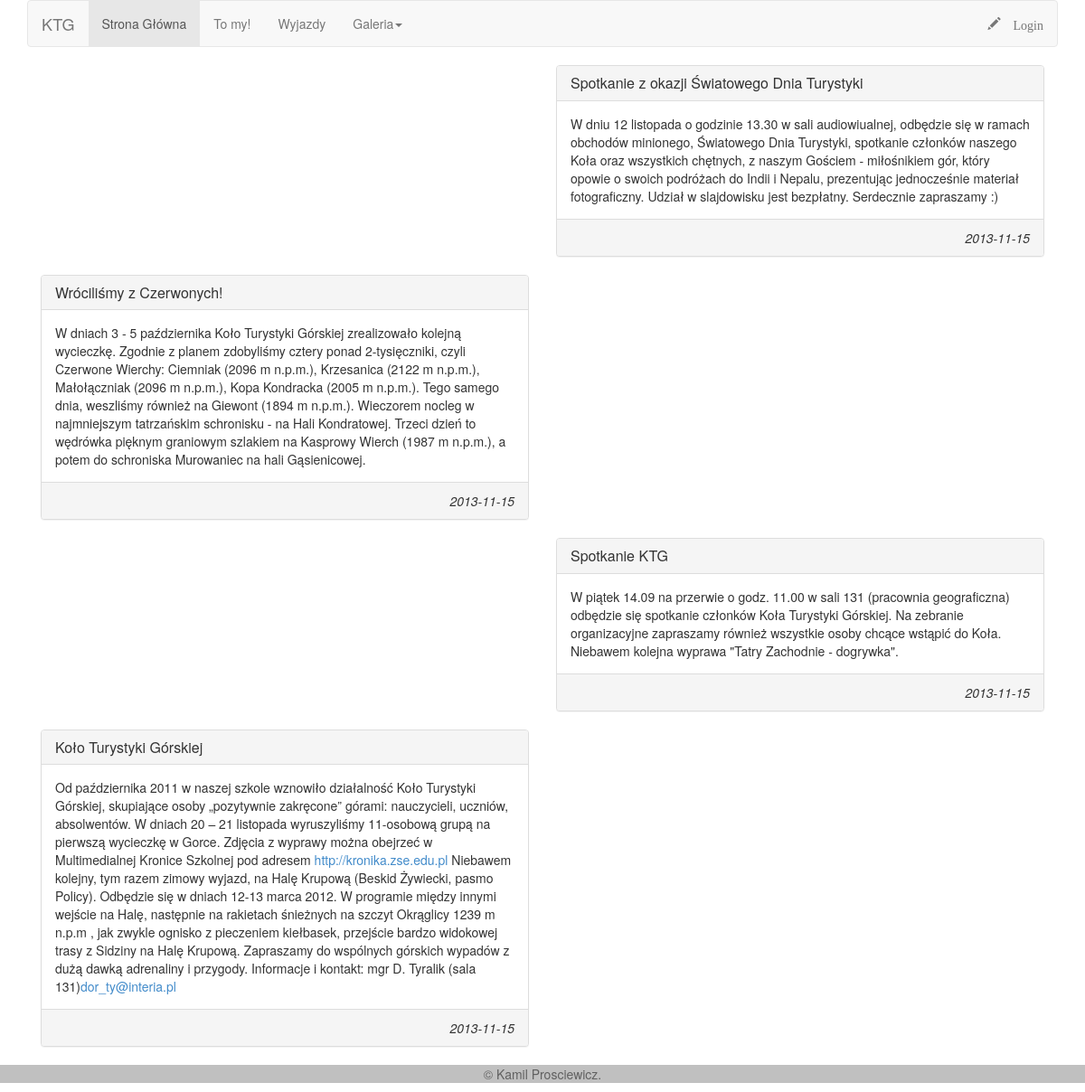
Before: / with the older database file.
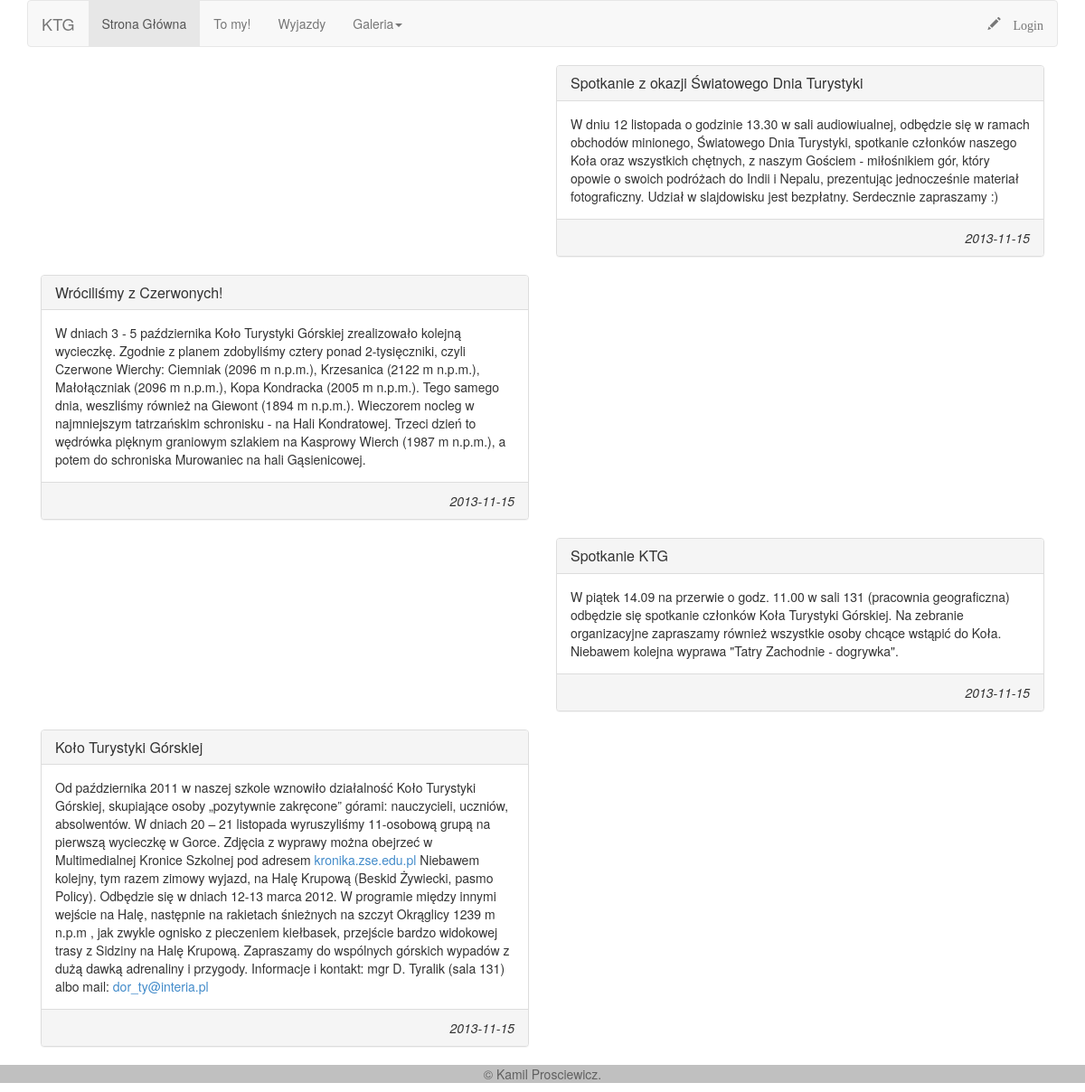
After: the same page with the newer database file.
### tables this page shows
CREATE TABLE IF NOT EXISTS `posts` (
  `id` int(10) unsigned NOT NULL AUTO_INCREMENT,
  `tytul` text NOT NULL,
  `tresc` text NOT NULL,
  `created` date NOT NULL,
  PRIMARY KEY (`id`)
);

### config.inc.php (called while the page is built, shortened)
<?php
function endsWith($haystack, $needle){
    return $needle === "" || substr($haystack, -strlen($needle)) === $needle;
}
?>

### index.php (the view, shortened to what this page needs)
<?php
require 'dbConn.inc.php';
require 'config.inc.php';
?>
<!DOCTYPE html>
<html lang="en">
  <head>
    <link href="bootstrap/dist/css/bootstrap.css" rel="stylesheet">
    <link rel="stylesheet" href="http://code.jquery.com/ui/1.10.3/themes/smoothness/jquery-ui.css" />
    <link href="style.css" rel="stylesheet">
  </head>
  <body>
    <div class="container">
    <?php require 'header.php'; ?>
	<?php
	$tbl_name="posts";
	$limit = 10;
	$page = $_GET['page'];
	if($page)
		$start = ($page - 1) * $limit;
	else
		$start = 0;
	$posts = $pdo->query("SELECT * FROM $tbl_name ORDER BY id DESC LIMIT $start, $limit");
?>
	<?php
		$licznik = 0;
		foreach($posts->fetchAll() as $row){
	            echo '<div id = "row" row = "'.$row['id'].'">';
	            if ($licznik%2==1) {
	              echo '<div class="col-md-6">';
	            }else{
	              echo '<div class="col-md-6 col-md-offset-6">';
	            }
	            echo '<div class="panel panel-default">';
	            echo  '<div class="panel-heading">';
	            echo   '<h3 class="panel-title">'.stripslashes($row['tytul']).'</h3>';
	            echo  '</div>';
	            echo  '<div class="panel-body">';
	            echo    stripslashes($row['tresc'].'<br>');
	            echo  '</div>';
	            echo  '<div class="panel-footer">';
	            echo    '<div class = "created"><i>'.$row['created'].'</i></div>';
	            echo  '</div>';
	            echo  '</div>';
	            echo  '</div>';
	            echo '</div>';
	            $licznik++;
	        }
	?>
</div>
    <?php require 'footer.php'; ?>
  </body>
</html>

### header.php (shortened to what this page needs)
<nav class="navbar navbar-default" role="navigation">
  <div class="navbar-header">
    <a class="navbar-brand" href="#">KTG</a>
  </div>
  <div class="collapse navbar-collapse navbar-ex1-collapse">
    <ul class="nav navbar-nav">
      <li
      <?php
      if(endsWith($_SERVER['SCRIPT_NAME'], 'index.php')){
        echo 'class="active"';
      }
      ?>
      ><a href="index.php">Strona Główna</a></li>
      <li
       <?php
      if(endsWith($_SERVER['SCRIPT_NAME'], 'toMy.php')){
        echo 'class="active"';
      }
      ?>
      ><a href="toMy.php">To my!</a></li>
      <li
       <?php
      if(endsWith($_SERVER['SCRIPT_NAME'], 'wyjazdy.php')){
        echo 'class="active"';
      }
      ?>
      ><a href="wyjazdy.php">Wyjazdy</a></li>
      <li class="dropdown">
        <a href="#" class="dropdown-toggle" data-toggle="dropdown">Galeria<b class="caret"></b></a>
      </li>
    </ul>
    <ul class="nav navbar-nav navbar-right">
    <?php if(isset($_SESSION['login'])){
      echo '<li><a href="logout.php"><span class="glyphicon glyphicon-ban-circle"> Logout</span></a></li>';
      echo '<li><a href="adminPanel.php"><span class="glyphicon glyphicon-cog"> Panel Admina</span></a></li>';
    }else{
      echo '<li><a href="login.php"><span class="glyphicon glyphicon-pencil"> Login</span></a></li>';
    } ?>
    </ul>
  </div>
</nav>

### footer.php
<footer>
	<p>&copy; Kamil Prosciewicz.</p>
</footer>

### style.css (style rules this page uses)
* { margin: 0; padding: 0; }
footer { text-align: center; color: #606060; background: #C0C0C0; position: relative; }
.created { text-align: right; }

Changed rows visible on the page:
changed posts "Koło Turystyki Górskiej": tresc "…Kronice Szkolnej pod adresem http://kronika.zse.edu.pl Niebawem kolejny, tym razem zimowy wyjazd, na Halę Krupową (Beskid Żywiecki, pasmo Policy). Odbędzie się w dniach 12-13 marca 2012. W programie między innymi wejście na Halę, następnie na rakietach śnieżnych na szczyt Okrąglicy 1239 m n.p.m , jak zwykle ognisko z pieczeniem kiełbasek, przejście bardzo widokowej trasy z Sidziny na Halę Krupową. Zapraszamy do wspólnych górskich wypadów z dużą dawką adrenaliny i przygody. Informacje i kontakt: mgr D. Tyralik (sala 131) dor_ty@interia.pl" → "…Kronice Szkolnej pod adresem kronika.zse.edu.pl Niebawem kolejny, tym razem zimowy wyjazd, na Halę Krupową (Beskid Żywiecki, pasmo Policy). Odbędzie się w dniach 12-13 marca 2012. W programie między innymi wejście na Halę, następnie na rakietach śnieżnych na szczyt Okrąglicy 1239 m n.p.m , jak zwykle ognisko z pieczeniem kiełbasek, przejście bardzo widokowej trasy z Sidziny na Halę Krupową. Zapraszamy do wspólnych górskich wypadów z dużą dawką adrenaliny i przygody. Informacje i kontakt: mgr D. Tyralik (sala 131) albo mail: dor_ty@interia.pl"
